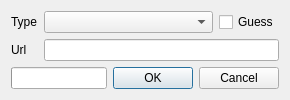
<?xml version="1.0" encoding="UTF-8"?>
<ui version="4.0">
 <class>SiteWindow</class>
 <widget class="QDialog" name="SiteWindow">
  <property name="windowModality">
   <enum>Qt::WindowModal</enum>
  </property>
  <property name="geometry">
   <rect>
    <x>0</x>
    <y>0</y>
    <width>290</width>
    <height>99</height>
   </rect>
  </property>
  <property name="windowTitle">
   <string>Add a site</string>
  </property>
  <property name="windowIcon">
   <iconset resource="../../resources/resources.qrc">
    <normaloff>:/images/icon.ico</normaloff>:/images/icon.ico</iconset>
  </property>
  <layout class="QVBoxLayout" name="verticalLayout">
   <item>
    <layout class="QFormLayout" name="formLayout">
     <property name="fieldGrowthPolicy">
      <enum>QFormLayout::AllNonFixedFieldsGrow</enum>
     </property>
     <item row="0" column="0">
      <widget class="QLabel" name="labelType">
       <property name="text">
        <string>Type</string>
       </property>
      </widget>
     </item>
     <item row="0" column="1">
      <layout class="QHBoxLayout" name="horizontalLayout_2" stretch="1,0">
       <item>
        <widget class="QComboBox" name="comboBox"/>
       </item>
       <item>
        <widget class="QCheckBox" name="checkBox">
         <property name="text">
          <string>Guess</string>
         </property>
        </widget>
       </item>
      </layout>
     </item>
     <item row="1" column="0">
      <widget class="QLabel" name="labelUrl">
       <property name="text">
        <string>Url</string>
       </property>
      </widget>
     </item>
     <item row="1" column="1">
      <widget class="QLineEdit" name="lineEdit">
       <property name="text">
        <string/>
       </property>
      </widget>
     </item>
    </layout>
   </item>
   <item>
    <layout class="QHBoxLayout" name="horizontalLayout">
     <item>
      <widget class="QProgressBar" name="progressBar">
       <property name="enabled">
        <bool>true</bool>
       </property>
       <property name="format">
        <string>%v/%m</string>
       </property>
      </widget>
     </item>
     <item>
      <widget class="QDialogButtonBox" name="buttonBox">
       <property name="orientation">
        <enum>Qt::Horizontal</enum>
       </property>
       <property name="standardButtons">
        <set>QDialogButtonBox::Cancel|QDialogButtonBox::Ok</set>
       </property>
      </widget>
     </item>
    </layout>
   </item>
  </layout>
 </widget>
 <tabstops>
  <tabstop>comboBox</tabstop>
  <tabstop>checkBox</tabstop>
  <tabstop>lineEdit</tabstop>
 </tabstops>
 <resources>
  <include location="../../resources/resources.qrc"/>
  <include location="../../resources/resources.qrc"/>
  <include location="../../resources/resources.qrc"/>
  <include location="../../resources/resources.qrc"/>
 </resources>
 <connections>
  <connection>
   <sender>buttonBox</sender>
   <signal>accepted()</signal>
   <receiver>SiteWindow</receiver>
   <slot>accept()</slot>
   <hints>
    <hint type="sourcelabel">
     <x>236</x>
     <y>87</y>
    </hint>
    <hint type="destinationlabel">
     <x>157</x>
     <y>274</y>
    </hint>
   </hints>
  </connection>
  <connection>
   <sender>buttonBox</sender>
   <signal>rejected()</signal>
   <receiver>SiteWindow</receiver>
   <slot>reject()</slot>
   <hints>
    <hint type="sourcelabel">
     <x>252</x>
     <y>87</y>
    </hint>
    <hint type="destinationlabel">
     <x>286</x>
     <y>274</y>
    </hint>
   </hints>
  </connection>
  <connection>
   <sender>checkBox</sender>
   <signal>clicked(bool)</signal>
   <receiver>comboBox</receiver>
   <slot>setDisabled(bool)</slot>
   <hints>
    <hint type="sourcelabel">
     <x>250</x>
     <y>28</y>
    </hint>
    <hint type="destinationlabel">
     <x>184</x>
     <y>30</y>
    </hint>
   </hints>
  </connection>
 </connections>
</ui>
